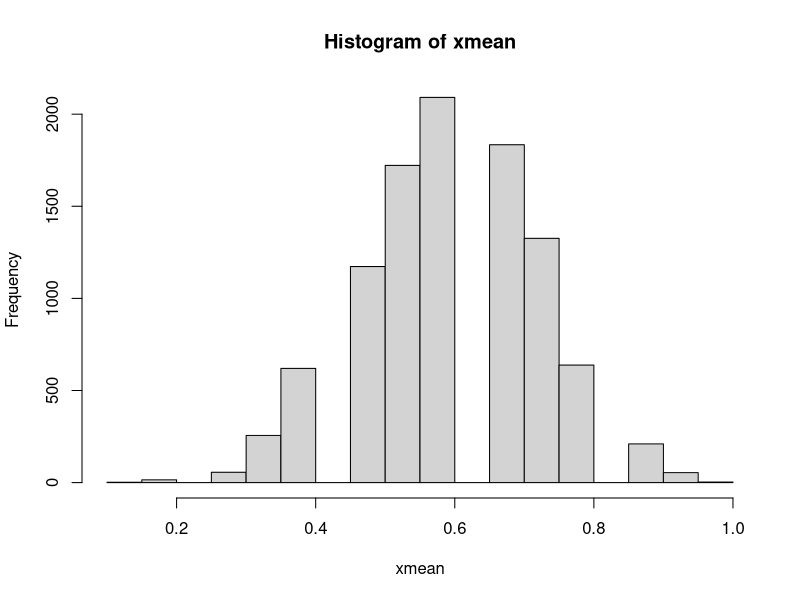

Reproduce this figure in R.
#Problem 2 code
rm(list=ls (all=TRUE))
p<-0.6
n<-15
reps <- 10000
xmean <-seq(-1,-1, length.out = reps)
for (i in 1:reps ) {
  x<-rbinom(n,1,p)
  xmean[i] <- mean(x)
}
#(b) histogram
hist(xmean)

#(c) mean and variance of sample mean
empericalxmean <- mean(xmean)
empericalxvariance <-  var(xmean)
#YES, It dor agree with our answer in (a)
#YES, the distribution does look like a normal. If the bins of the histogram were
#smaller we could have observerved a more Normal like Binomial distribution.
#This is because a binomial distibution sample asymptotically follows a Normal Distribution

#(d) Mean squared error
P <- seq(0.6, 0.6, length.out = reps)
sqerror <- (xmean-P)^2
meansqerror <- mean(sqerror)
